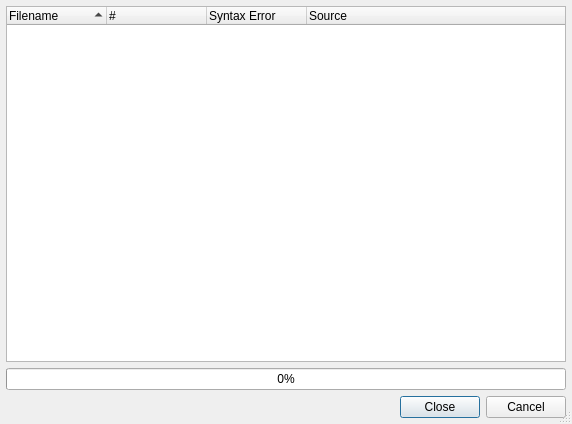
<ui version="4.0" >
 <class>SyntaxCheckerDialog</class>
 <widget class="QDialog" name="SyntaxCheckerDialog" >
  <property name="geometry" >
   <rect>
    <x>0</x>
    <y>0</y>
    <width>572</width>
    <height>424</height>
   </rect>
  </property>
  <property name="windowTitle" >
   <string>Syntax Check Result</string>
  </property>
  <property name="whatsThis" >
   <string>&lt;b>Syntax Check Results&lt;/b>
&lt;p>This dialog shows the results of the syntax check. Double clicking an
entry will open an editor window and position the cursor at the respective line.&lt;/p></string>
  </property>
  <property name="sizeGripEnabled" >
   <bool>true</bool>
  </property>
  <layout class="QVBoxLayout" >
   <item>
    <widget class="QTreeWidget" name="resultList" >
     <property name="whatsThis" >
      <string>&lt;b>Result List&lt;/b>
&lt;p>This list shows the results of the syntax check. Double clicking
an entry will open this entry in an editor window and position the cursor at
the respective line.&lt;/p></string>
     </property>
     <property name="alternatingRowColors" >
      <bool>true</bool>
     </property>
     <property name="rootIsDecorated" >
      <bool>false</bool>
     </property>
     <property name="itemsExpandable" >
      <bool>false</bool>
     </property>
     <property name="sortingEnabled" >
      <bool>true</bool>
     </property>
     <column>
      <property name="text" >
       <string>Filename</string>
      </property>
     </column>
     <column>
      <property name="text" >
       <string>#</string>
      </property>
     </column>
     <column>
      <property name="text" >
       <string>Syntax Error</string>
      </property>
     </column>
     <column>
      <property name="text" >
       <string>Source</string>
      </property>
     </column>
    </widget>
   </item>
   <item>
    <widget class="QProgressBar" name="checkProgress" >
     <property name="toolTip" >
      <string>Shows the progress of the syntax check action</string>
     </property>
     <property name="value" >
      <number>0</number>
     </property>
     <property name="orientation" >
      <enum>Qt::Horizontal</enum>
     </property>
    </widget>
   </item>
   <item>
    <widget class="QDialogButtonBox" name="buttonBox" >
     <property name="orientation" >
      <enum>Qt::Horizontal</enum>
     </property>
     <property name="standardButtons" >
      <set>QDialogButtonBox::Cancel|QDialogButtonBox::Close</set>
     </property>
    </widget>
   </item>
  </layout>
 </widget>
 <layoutdefault spacing="6" margin="6" />
 <pixmapfunction>qPixmapFromMimeSource</pixmapfunction>
 <tabstops>
  <tabstop>resultList</tabstop>
 </tabstops>
 <resources/>
 <connections/>
</ui>
